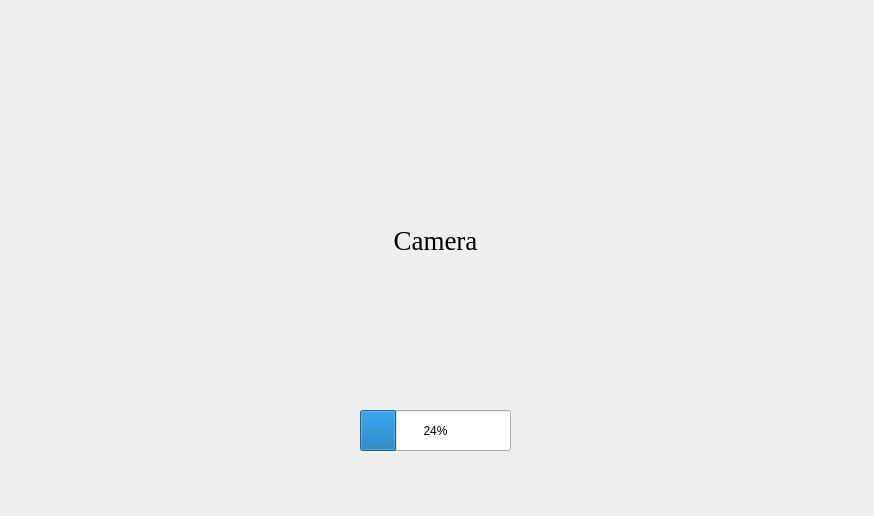
<?xml version="1.0" encoding="UTF-8"?>
<ui version="4.0">
 <class>Dialog</class>
 <widget class="QDialog" name="Dialog">
  <property name="geometry">
   <rect>
    <x>0</x>
    <y>0</y>
    <width>874</width>
    <height>516</height>
   </rect>
  </property>
  <property name="windowTitle">
   <string>Dialog</string>
  </property>
  <widget class="QPushButton" name="kanan">
   <property name="geometry">
    <rect>
     <x>200</x>
     <y>400</y>
     <width>71</width>
     <height>71</height>
    </rect>
   </property>
   <property name="styleSheet">
    <string notr="true">ackground-color: transparent;
border-image: url(:off.png);
background: none;
border: none;
background-repeat: none;</string>
   </property>
   <property name="text">
    <string/>
   </property>
   <property name="icon">
    <iconset>
     <normaloff>../pbd 20204/bg/chevron-right_16798894.png</normaloff>../pbd 20204/bg/chevron-right_16798894.png</iconset>
   </property>
   <property name="iconSize">
    <size>
     <width>70</width>
     <height>70</height>
    </size>
   </property>
  </widget>
  <widget class="QPushButton" name="kiri">
   <property name="geometry">
    <rect>
     <x>140</x>
     <y>360</y>
     <width>101</width>
     <height>101</height>
    </rect>
   </property>
   <property name="styleSheet">
    <string notr="true">ackground-color: transparent;
border-image: url(:off.png);
background: none;
border: none;
background-repeat: none;</string>
   </property>
   <property name="text">
    <string/>
   </property>
   <property name="icon">
    <iconset>
     <normaloff>setir.png</normaloff>setir.png</iconset>
   </property>
   <property name="iconSize">
    <size>
     <width>120</width>
     <height>120</height>
    </size>
   </property>
  </widget>
  <widget class="QPushButton" name="kembali">
   <property name="geometry">
    <rect>
     <x>780</x>
     <y>190</y>
     <width>51</width>
     <height>61</height>
    </rect>
   </property>
   <property name="styleSheet">
    <string notr="true">ackground-color: transparent;
border-image: url(:off.png);
background: none;
border: none;
background-repeat: none;</string>
   </property>
   <property name="text">
    <string/>
   </property>
   <property name="icon">
    <iconset>
     <normaloff>logout.png</normaloff>logout.png</iconset>
   </property>
   <property name="iconSize">
    <size>
     <width>50</width>
     <height>50</height>
    </size>
   </property>
  </widget>
  <widget class="QProgressBar" name="progressBar">
   <property name="geometry">
    <rect>
     <x>360</x>
     <y>410</y>
     <width>151</width>
     <height>41</height>
    </rect>
   </property>
   <property name="value">
    <number>24</number>
   </property>
  </widget>
  <widget class="QPushButton" name="pushButton_2">
   <property name="geometry">
    <rect>
     <x>610</x>
     <y>390</y>
     <width>71</width>
     <height>71</height>
    </rect>
   </property>
   <property name="styleSheet">
    <string notr="true">ackground-color: transparent;
border-image: url(:off.png);
background: none;
border: none;
background-repeat: none;</string>
   </property>
   <property name="text">
    <string/>
   </property>
   <property name="icon">
    <iconset>
     <normaloff>rem.png</normaloff>rem.png</iconset>
   </property>
   <property name="iconSize">
    <size>
     <width>90</width>
     <height>90</height>
    </size>
   </property>
  </widget>
  <widget class="QPushButton" name="pushButton">
   <property name="geometry">
    <rect>
     <x>710</x>
     <y>390</y>
     <width>81</width>
     <height>71</height>
    </rect>
   </property>
   <property name="styleSheet">
    <string notr="true">ackground-color: transparent;
border-image: url(:off.png);
background: none;
border: none;
background-repeat: none;</string>
   </property>
   <property name="text">
    <string/>
   </property>
   <property name="icon">
    <iconset>
     <normaloff>gas.png</normaloff>gas.png</iconset>
   </property>
   <property name="iconSize">
    <size>
     <width>90</width>
     <height>90</height>
    </size>
   </property>
  </widget>
  <widget class="QLabel" name="label">
   <property name="geometry">
    <rect>
     <x>0</x>
     <y>0</y>
     <width>871</width>
     <height>481</height>
    </rect>
   </property>
   <property name="font">
    <font>
     <family>Times New Roman</family>
     <pointsize>20</pointsize>
    </font>
   </property>
   <property name="text">
    <string>Camera</string>
   </property>
   <property name="alignment">
    <set>Qt::AlignCenter</set>
   </property>
  </widget>
  <zorder>label</zorder>
  <zorder>kanan</zorder>
  <zorder>kiri</zorder>
  <zorder>kembali</zorder>
  <zorder>progressBar</zorder>
  <zorder>pushButton_2</zorder>
  <zorder>pushButton</zorder>
 </widget>
 <resources/>
 <connections/>
</ui>
